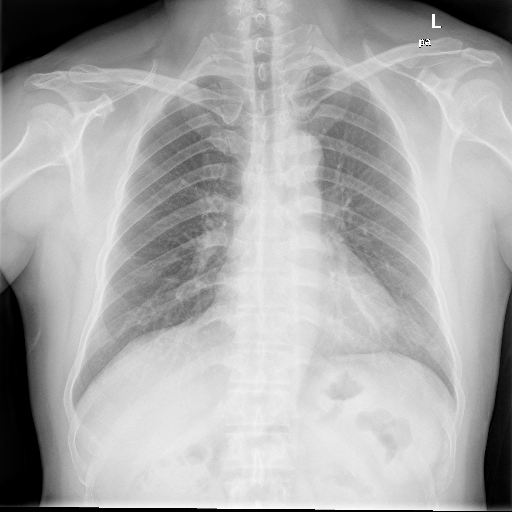
#> input picture PIM/Ex02/Shenzhen/img/CHNCXR_0001_0.png, 512 x 512 px; its folder holds only this picture in this run
$ python segmentacao.py
#> lines starting #> are read from the running program, lines starting #| are printed output that depends on the picture; after the words box and inside, x2 and y2 are one past the last pixel; in counts of white or black regions, pixels touching at a corner belong together
from PIL import Image
import numpy as np
import os

def aumentar_contraste(imagem_array, fator=1.2):
    altura, largura = imagem_array.shape
    soma = 0

    for i in range(altura):
        for j in range(largura):
            soma += int(imagem_array[i][j])

    media = soma // (altura * largura)

    imagem_contrastada = np.zeros((altura, largura), dtype=np.uint8)

    for i in range(altura):
        for j in range(largura):
            valor = int(imagem_array[i][j])
            novo_valor = (valor - media) * fator + media
            novo_valor = max(0, min(255, int(novo_valor)))
            imagem_contrastada[i][j] = novo_valor

    return imagem_contrastada

def calcular_limiar_mediana(imagem_array):
    altura, largura = imagem_array.shape
    tons = []

    for i in range(altura):
        for j in range(largura):
            tons.append(int(imagem_array[i][j]))

    tons.sort()
    meio = len(tons) // 2
    return tons[meio]

def aplicar_limiarizacao(imagem_array, limiar):
    altura, largura = imagem_array.shape
    imagem_segmentada = np.zeros((altura, largura), dtype=np.uint8)

    for i in range(altura):
        for j in range(largura):
            if imagem_array[i][j] > limiar:
                imagem_segmentada[i][j] = 255
            else:
                imagem_segmentada[i][j] = 0

    return imagem_segmentada

pasta_imagens = "./Shenzhen/img"
os.makedirs("segmentadas_pulmao", exist_ok=True)

for nome_arquivo in os.listdir(pasta_imagens):
    if nome_arquivo.lower().endswith((".jpg", ".png")):
        caminho_imagem = os.path.join(pasta_imagens, nome_arquivo)
        imagem = Image.open(caminho_imagem).convert("L")
        imagem_array = np.array(imagem)

        imagem_contrastada = aumentar_contraste(imagem_array, fator=1.5)
#> after the loop in aumentar_contraste, `for i in range(altura):`: soma = 44719965
#> in aumentar_contraste, `media = soma // (altura * largura)`: media = 170
#> after the loop in aumentar_contraste, `for i in range(altura):`:
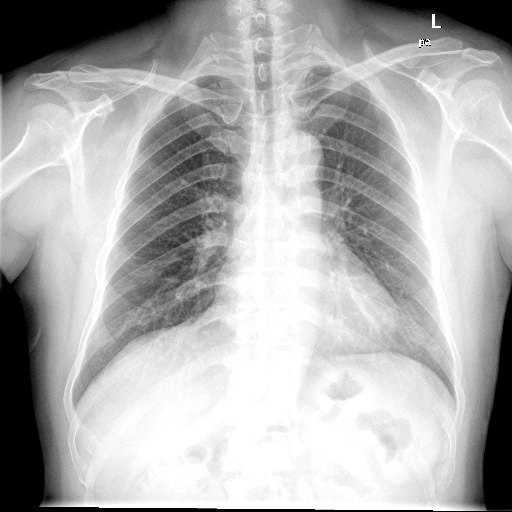
#> imagem_contrastada: shape (512, 512); min 0, max 255, mean 176.2

        limiar = calcular_limiar_mediana(imagem_contrastada)
#> after the loop in calcular_limiar_mediana, `for i in range(altura):`: tons = 262144 items
#> in calcular_limiar_mediana, `meio = len(tons) // 2`: meio = 131072
#> limiar = 203

        imagem_segmentada = aplicar_limiarizacao(imagem_contrastada, limiar)
#> after the loop in aplicar_limiarizacao, `for i in range(altura):`:
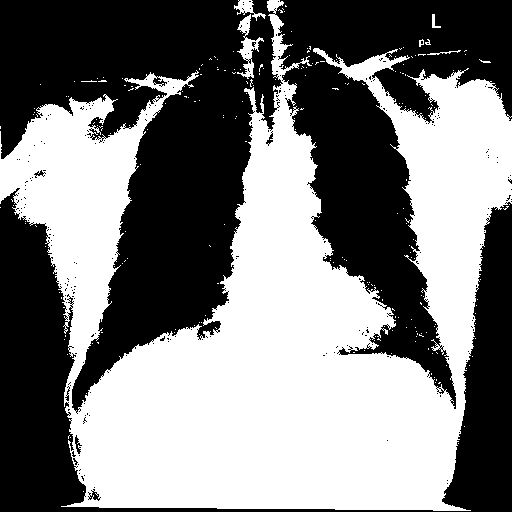
#> imagem_segmentada: shape (512, 512); 49.3% white; 224 white regions (217 under 20 px), largest, box (x1, y1, x2, y2) and area: (0, 0, 512, 511) 127716, (237, 14, 264, 79) 571, (234, 0, 266, 21) 240

        Image.fromarray(imagem_segmentada).save(f"segmentadas_pulmao/{nome_arquivo}")

print("Segmentação com contraste concluída com sucesso!")

$ run again, on PIM/Ex02/Shenzhen/img/CHNCXR_0005_0.png
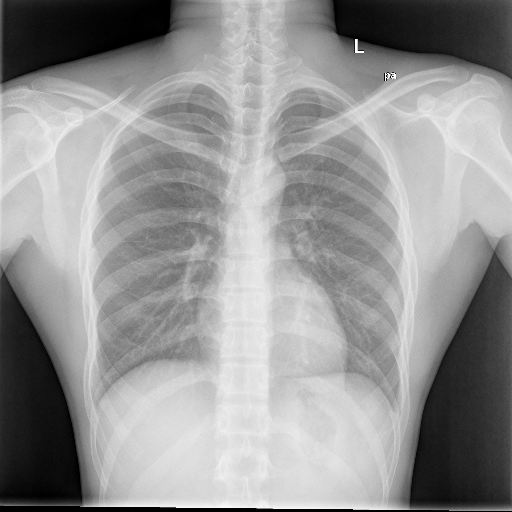
#> input picture PIM/Ex02/Shenzhen/img/CHNCXR_0005_0.png, 512 x 512 px
#> after the loop in aumentar_contraste, `for i in range(altura):`: soma = 38869229
#> media = 148
#> after the loop in aumentar_contraste, `for i in range(altura):`:
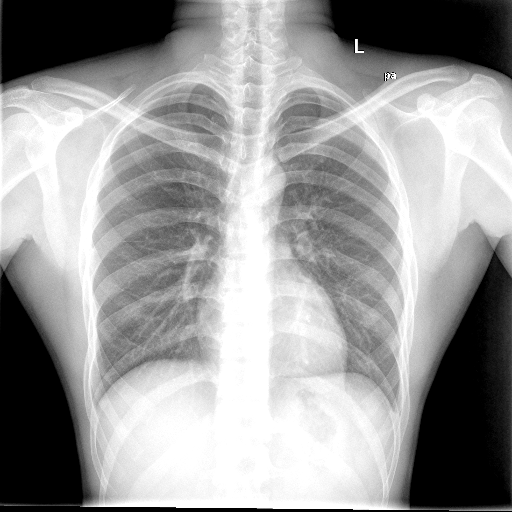
#> imagem_contrastada: shape (512, 512); min 0, max 255, mean 154.1
#> after the loop in calcular_limiar_mediana, `for i in range(altura):`: tons = 262144 items
#> meio = 131072
#> limiar = 175
#> after the loop in aplicar_limiarizacao, `for i in range(altura):`:
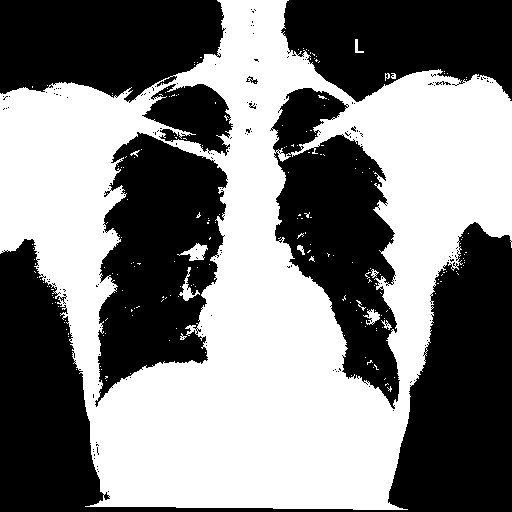
#> imagem_segmentada: shape (512, 512); 49.8% white; 214 white regions (201 under 20 px), largest, box (x1, y1, x2, y2) and area: (0, 0, 512, 510) 129316, (177, 243, 208, 261) 258, (179, 267, 200, 301) 195

$ run again, on PIM/Ex02/Shenzhen/img/CHNCXR_0003_0.png
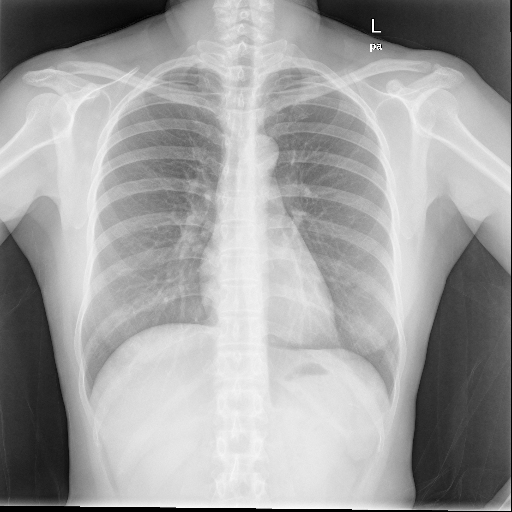
#> input picture PIM/Ex02/Shenzhen/img/CHNCXR_0003_0.png, 512 x 512 px
#> after the loop in aumentar_contraste, `for i in range(altura):`: soma = 41975586
#> media = 160
#> after the loop in aumentar_contraste, `for i in range(altura):`:
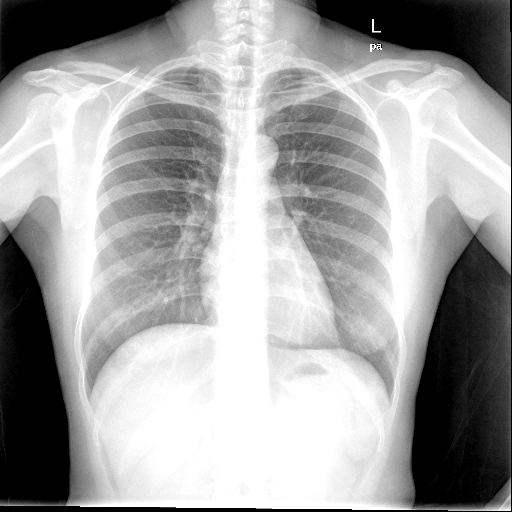
#> imagem_contrastada: shape (512, 512); min 0, max 255, mean 161.7
#> after the loop in calcular_limiar_mediana, `for i in range(altura):`: tons = 262144 items
#> meio = 131072
#> limiar = 188
#> after the loop in aplicar_limiarizacao, `for i in range(altura):`:
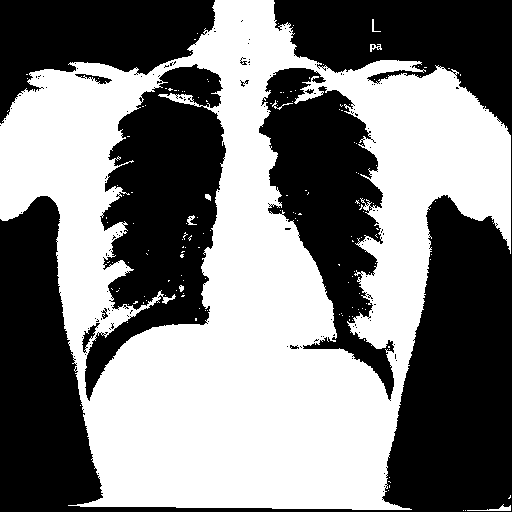
#> imagem_segmentada: shape (512, 512); 49.8% white; 154 white regions (146 under 20 px), largest, box (x1, y1, x2, y2) and area: (0, 0, 511, 510) 130072, (467, 504, 511, 511) 98, (370, 44, 382, 52) 49

$ run again, on PIM/Ex02/Shenzhen/img/CHNCXR_0004_0.png
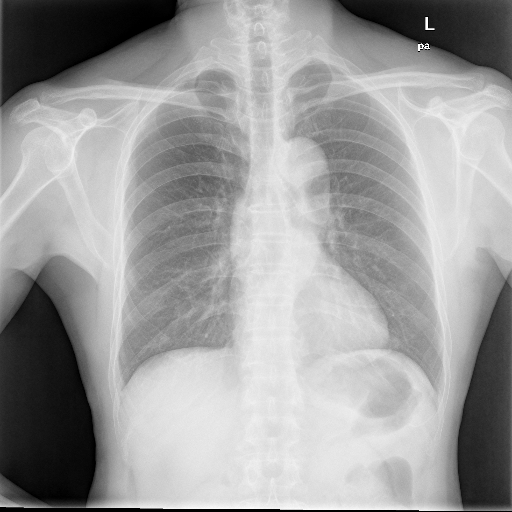
#> input picture PIM/Ex02/Shenzhen/img/CHNCXR_0004_0.png, 512 x 512 px
#> after the loop in aumentar_contraste, `for i in range(altura):`: soma = 41004015
#> media = 156
#> after the loop in aumentar_contraste, `for i in range(altura):`:
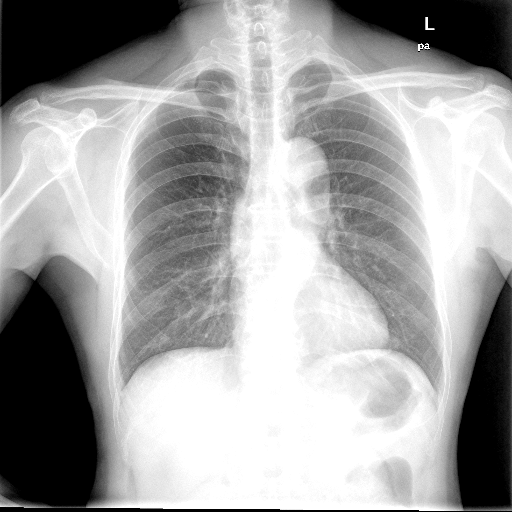
#> imagem_contrastada: shape (512, 512); min 0, max 255, mean 161.8
#> after the loop in calcular_limiar_mediana, `for i in range(altura):`: tons = 262144 items
#> meio = 131072
#> limiar = 189
#> after the loop in aplicar_limiarizacao, `for i in range(altura):`:
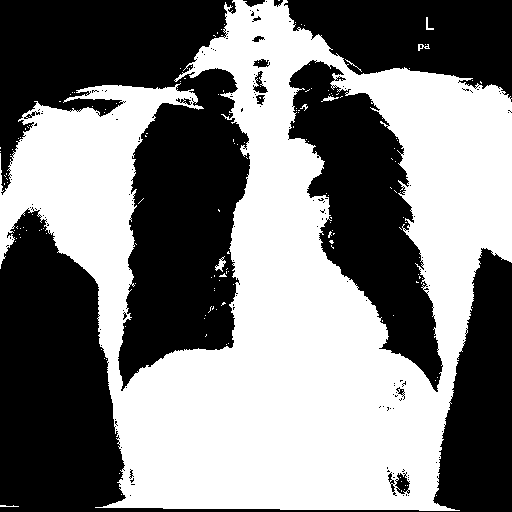
#> imagem_segmentada: shape (512, 512); 49.8% white; 160 white regions (152 under 20 px), largest, box (x1, y1, x2, y2) and area: (0, 0, 512, 511) 129924, (215, 256, 226, 272) 72, (321, 96, 339, 102) 46
